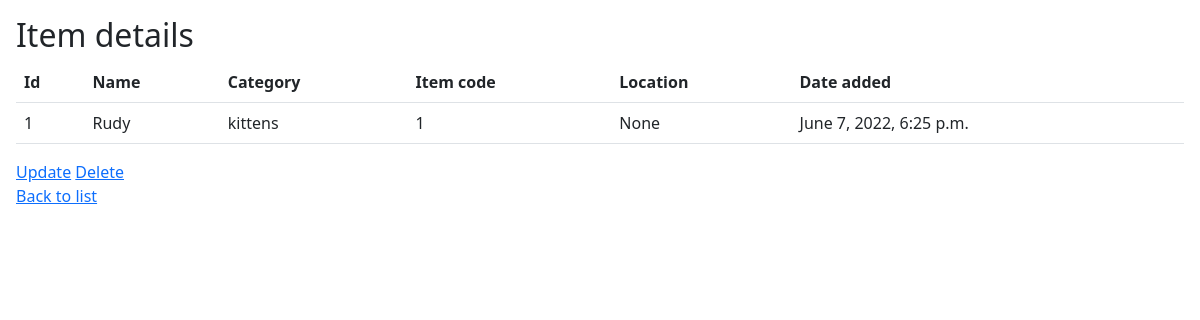
/items/1/, run on an earlier commit of the app's database.
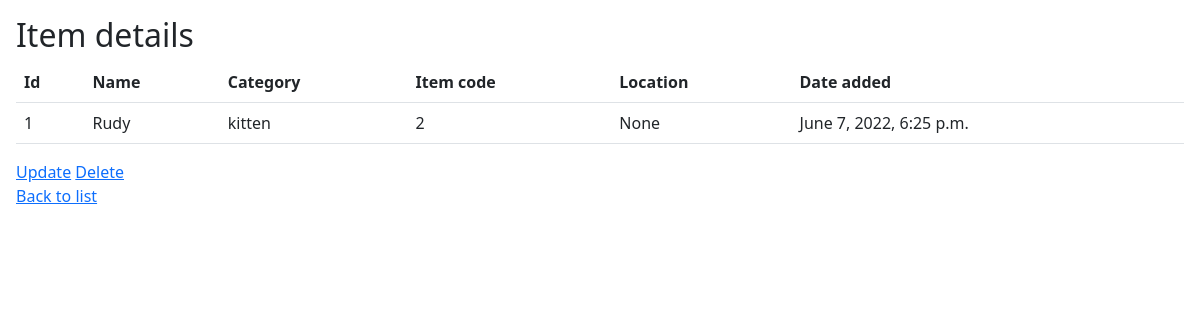
And on a later commit of the database.
### inventory/models.py (models this page shows, shortened)
class Item(models.Model):
    name = models.CharField(max_length=256)
    item_code = models.IntegerField()
    category = models.CharField(max_length=128, blank=True)
    added_on = models.DateTimeField(auto_now_add=True)
    location = models.ForeignKey(Location, on_delete=models.SET_NULL, blank=True, null=True)

### inventory/views.py (the view)
# urls.py: path('items/<int:item_id>/', views.detail, name='detail'),
def detail(request, item_id):
    if request.method == 'GET':
        item = get_object_or_404(Item, pk=item_id)
        return render(request, 'inventory/detail.html', {'item': item})

### inventory/templates/inventory/detail.html (shortened to what this page needs)
{% extends 'inventory/base/base.html' %}
{% block body %}
    <div>
        <h2>Item details</h2>
        <table class="table">
            <tr>
                <th>Id</th>
                <th>Name</th>
                <th>Category</th>
                <th>Item code</th>
                <th>Location</th>
                <th>Date added</th>
            </tr>
            <tr>
                <td>{{ item.id }}</td>
                <td>{{ item.name }}</td>
                <td>{{ item.category }}</td>
                <td>{{ item.item_code }}</td>
                <td>{{ item.location }}</td>
                <td>{{ item.added_on }}</td>
            </tr>
        </table>
    </div>
    <div>
        <span>
            <a href="{% url 'inventory:update' item.id %}">Update</a>
        </span>
        <span>
            <a href="{% url 'inventory:delete' item.id %}">Delete</a>
        </span>
        <br/>
        <a href="{% url 'inventory:list' %}">Back to list</a>
    </div>
{% endblock %}

What changed in the data, as far as the page shows it:
changed Item "Rudy": category "kittens" → "kitten"; item_code "1" → "2"
